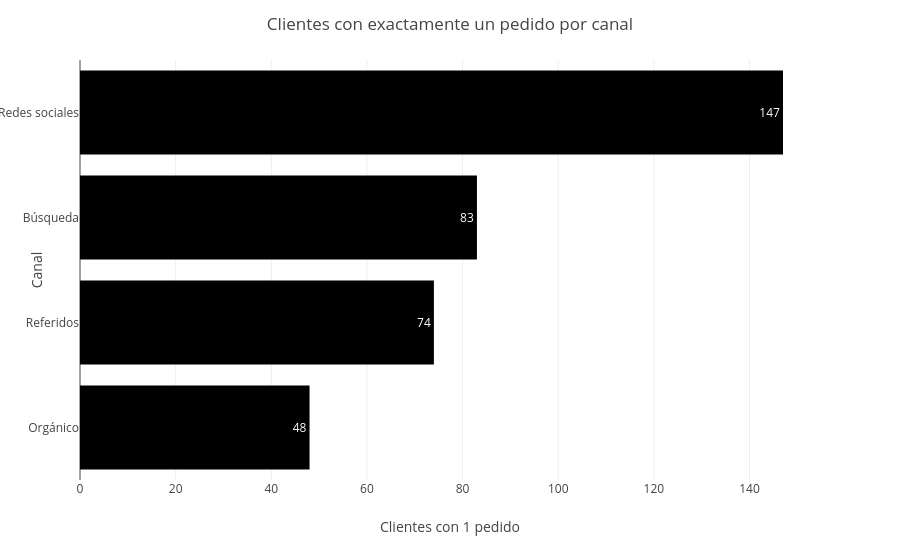

Notebook code cell kept with this figure:
### Code cell
fig4 = pe.bar(data_frame=df_1, x="una_compra", y="canal_adquisicion",
              orientation="h", text="una_compra")
fig4.update_layout(xaxis_title="Clientes con 1 pedido", yaxis_title="Canal",
                   title="Clientes con exactamente un pedido por canal")
fig4.show()

### Figure 1 — Plotly figure (JSON) as saved in the notebook; plotly's stock layout.template omitted (floating-point values rounded to 4 significant figures)
{"data": [{"hovertemplate": "una_compra=%{text}<br>canal_adquisicion=%{y}<extra></extra>", "legendgroup": "", "marker": {"color": "#000001", "pattern": {"shape": ""}}, "name": "", "orientation": "h", "showlegend": false, "text": [48.0, 74.0, 83.0, 147.0], "textposition": "auto", "type": "bar", "x": [48, 74, 83, 147], "xaxis": "x", "y": ["Orgánico", "Referidos", "Búsqueda", "Redes sociales"], "yaxis": "y"}], "layout": {"barmode": "relative", "legend": {"tracegroupgap": 0}, "margin": {"t": 60}, "title": {"text": "Clientes con exactamente un pedido por canal"}, "xaxis": {"anchor": "y", "domain": [0, 1], "title": {"text": "Clientes con 1 pedido"}}, "yaxis": {"anchor": "x", "domain": [0, 1], "title": {"text": "Canal"}}}}
